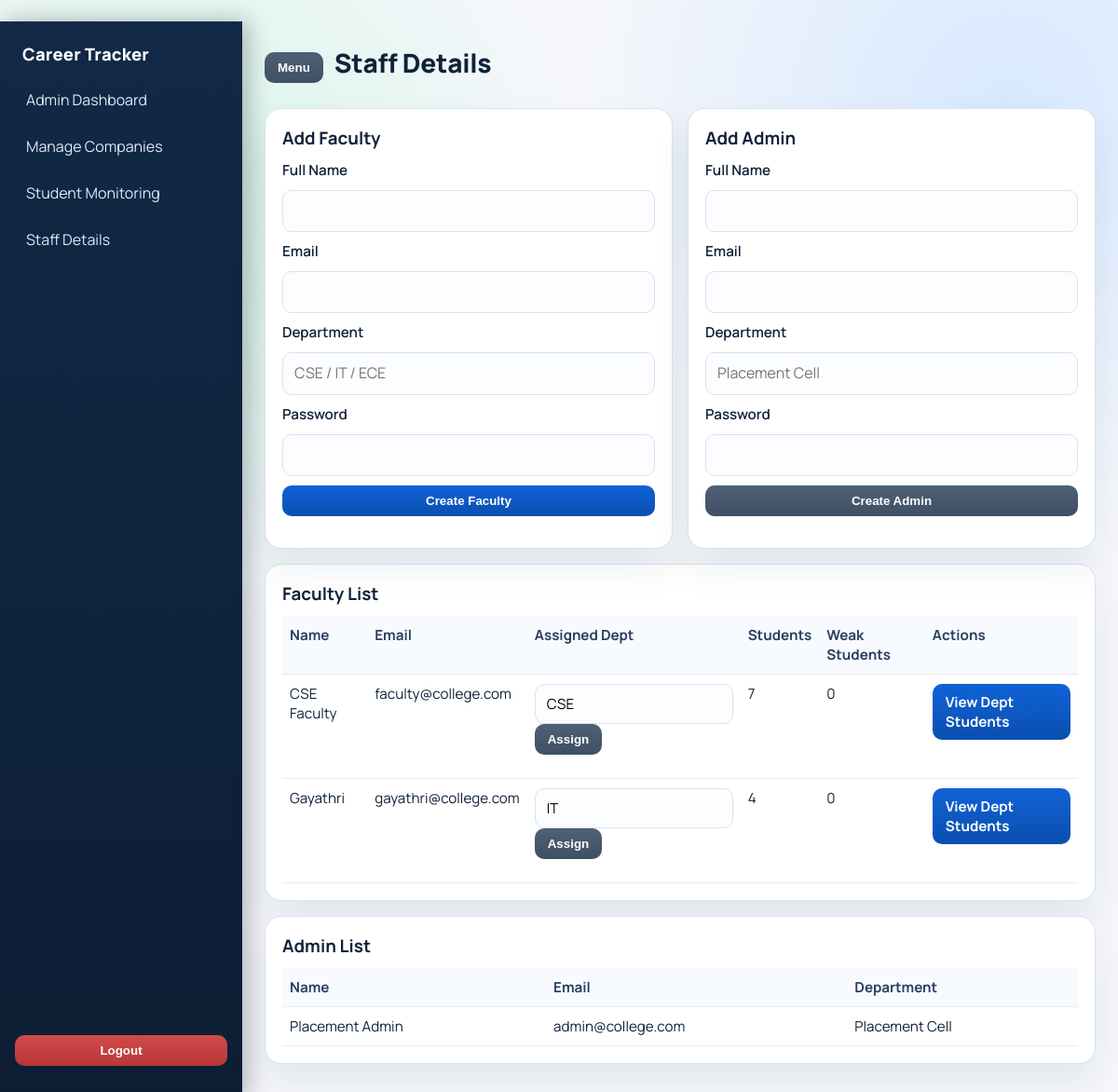
Screenshot of /admin/staff (signed in) with the database file from the repository.
### models.py (models this page shows)
class Faculty(db.Model):
    __tablename__ = "faculties"
    id = db.Column(db.Integer, db.ForeignKey("users.id"), primary_key=True)
    full_name = db.Column(db.String(100))
    department = db.Column(db.String(50))
    user = relationship("User", back_populates="faculty_profile")

class User(UserMixin, db.Model):
    __tablename__ = "users"
    id = db.Column(db.Integer, primary_key=True)
    email = db.Column(db.String(100), unique=True, nullable=False, index=True)
    password_hash = db.Column(db.String(255), nullable=False)
    role = db.Column(db.Enum("student", "faculty", "admin", name="role_enum"), nullable=False)
    created_at = db.Column(db.DateTime, default=datetime.utcnow)
    student_profile = relationship("Student", uselist=False, back_populates="user")
    mentor_profile = relationship("Mentor", uselist=False, back_populates="user")
    faculty_profile = relationship("Faculty", uselist=False, back_populates="user")

class Mentor(db.Model):
    __tablename__ = "mentors"
    id = db.Column(db.Integer, db.ForeignKey("users.id"), primary_key=True)
    full_name = db.Column(db.String(100))
    department = db.Column(db.String(50))
    user = relationship("User", back_populates="mentor_profile")
    companies = relationship("Company", back_populates="creator", cascade="all, delete-orphan")

### routes/mentor.py (the view, shortened to what this page needs)
@mentor_bp.route("/staff", methods=["GET", "POST"])
@login_required
@mentor_required
def staff():
    staff_departments = sorted({d for (d,) in db.session.query(Faculty.department).distinct().all() if d})
    faculties = Faculty.query.order_by(Faculty.department.asc(), Faculty.full_name.asc()).all()
    admins = Mentor.query.order_by(Mentor.department.asc(), Mentor.full_name.asc()).all()
    faculty_stats = {}
    for f in faculties:
        student_query = Student.query
        if f.department:
            student_query = student_query.filter(Student.department == f.department)
        monitored_students = student_query.count()
        weak_students = (
            student_query.outerjoin(AcademicProfile, AcademicProfile.student_id == Student.id)
            .outerjoin(AcademicBacklog, AcademicBacklog.student_id == Student.id)
            .group_by(Student.id, AcademicProfile.current_sgpa)
            .having((func.coalesce(AcademicProfile.current_sgpa, 0) < 6.5) | (func.sum(case((AcademicBacklog.status == "Active", 1), else_=0)) > 0))
            .count()
        )
        faculty_stats[f.id] = {
            "monitored_students": monitored_students,
            "weak_students": weak_students,
        }
    return render_template(
        "mentor/staff.html",
        faculties=faculties,
        admins=admins,
        staff_departments=staff_departments,
        faculty_stats=faculty_stats,
    )

### models.py (called while the page is built)
@login_manager.user_loader
def load_user(user_id):
    try:
        return User.query.get(int(user_id))
    except Exception:
        db.session.rollback()
        return None

### routes/__init__.py (called while the page is built)
def admin_required(view_func):
    @wraps(view_func)
    def wrapped(*args, **kwargs):
        if not current_user.is_authenticated:
            abort(401)
        if current_user.role != "admin":
            abort(403)
        return view_func(*args, **kwargs)
    return wrapped

### templates/mentor/staff.html (shortened to what this page needs)
{% extends "base.html" %}
{% block page_title %}Staff Details{% endblock %}
{% block content %}
<div class="grid-2">
  <section class="card form-card">
    <h3>Add Faculty</h3>
    <form method="post">
      <label>Full Name</label>
      <input type="text" name="full_name" required>
      <label>Email</label>
      <input type="email" name="email" required>
      <label>Department</label>
      <input type="text" name="department" list="faculty-departments" placeholder="CSE / IT / ECE">
      <label>Password</label>
      <input type="password" name="password" minlength="8" required>
      <button class="btn" type="submit">Create Faculty</button>
    </form>
  </section>
  <section class="card form-card">
    <h3>Add Admin</h3>
    <form method="post">
      <label>Full Name</label>
      <input type="text" name="full_name" required>
      <label>Email</label>
      <input type="email" name="email" required>
      <label>Department</label>
      <input type="text" name="department" placeholder="Placement Cell">
      <label>Password</label>
      <input type="password" name="password" minlength="8" required>
      <button class="btn btn-secondary" type="submit">Create Admin</button>
    </form>
  </section>
</div>
<section class="card">
  <h3>Faculty List</h3>
  <table class="table">
    <thead>
      <tr><th>Name</th><th>Email</th><th>Assigned Dept</th><th>Students</th><th>Weak Students</th><th>Actions</th></tr>
    </thead>
    <tbody>
      {% for f in faculties %}
      <tr>
        <td>{{ f.full_name or "-" }}</td>
        <td>{{ f.user.email }}</td>
        <td>
          <form method="post" class="inline-form">
            <input type="text" name="department" value="{{ f.department or '' }}" placeholder="Department">
            <button class="btn btn-secondary" type="submit">Assign</button>
          </form>
        </td>
        <td>{{ faculty_stats.get(f.id, {}).get("monitored_students", 0) }}</td>
        <td>{{ faculty_stats.get(f.id, {}).get("weak_students", 0) }}</td>
        <td>
          <a class="btn" href="{{ url_for('mentor.students', department=f.department) }}">View Dept Students</a>
        </td>
      </tr>
      {% else %}
      <tr><td colspan="6">No faculty available.</td></tr>
      {% endfor %}
    </tbody>
  </table>
</section>
<section class="card">
  <h3>Admin List</h3>
  <table class="table">
    <thead>
      <tr><th>Name</th><th>Email</th><th>Department</th></tr>
    </thead>
    <tbody>
      {% for a in admins %}
      <tr>
        <td>{{ a.full_name or "-" }}</td>
        <td>{{ a.user.email }}</td>
        <td>{{ a.department or "-" }}</td>
      </tr>
      {% else %}
      <tr><td colspan="3">No admins available.</td></tr>
      {% endfor %}
    </tbody>
  </table>
</section>
{% endblock %}

### static/css/style.css (style rules this page uses)
:root { --bg: #f5f7fb; --bg-accent: radial-gradient(circle at 15% 20%, #d6f5e8 0, transparent 32%), radial-gradient(circle at 90% 10%, #d7e8ff 0, transparent 30%); --card: #ffffff; --text: #10223a; --muted: #5e6e84; --primary: #1062d6; --primary-2: #0b4fb0; --danger: #c83d3d; --success: #1f8d54; --border: #d9e2ef; --shadow: 0 20px 40px rgba(16, 34, 58, 0.08); }
*, *::before, *::after { box-sizing: border-box; }
body { margin: 0; font-family: "Manrope", "Segoe UI", sans-serif; color: var(--text); background: var(--bg-accent), var(--bg); line-height: 1.45; }
h1, h2, h3, h4 { margin: 0 0 10px; }
.card { background: var(--card); border: 1px solid var(--border); border-radius: 18px; padding: 18px; margin-bottom: 16px; box-shadow: var(--shadow); }
.form-card { max-width: 820px; }
.form-card form { display: grid; gap: 10px; }
label { font-weight: 600; font-size: 0.95rem; }
input, textarea, select { width: 100%; padding: 10px 12px; border: 1px solid var(--border); border-radius: 10px; font: inherit; background: #fbfdff; }
.btn { background: linear-gradient(180deg, var(--primary) 0%, var(--primary-2) 100%); color: #fff; border: none; border-radius: 10px; padding: 9px 14px; cursor: pointer; text-decoration: none; display: inline-flex; align-items: center; justify-content: center; font-weight: 700; }
.btn-secondary { background: linear-gradient(180deg, #4f6075 0%, #3f5064 100%); }
.grid-2 { display: grid; grid-template-columns: repeat(2, minmax(260px, 1fr)); gap: 16px; }
.table { width: 100%; border-collapse: collapse; font-size: 0.95rem; }
.table th, .table td { border-bottom: 1px solid #e4ebf5; padding: 10px 8px; text-align: left; vertical-align: top; }
.table th { color: #2a3f5f; font-weight: 700; background: #f7faff; }
.inline-form { display: inline-block; }

### rows the page displays
Faculty: full_name "CSE Faculty", user.email "faculty@college.com", department "CSE", get "7", get "0"
Faculty: full_name "Gayathri", user.email "gayathri@college.com", department "IT", get "4", get "0"
Mentor: full_name "Placement Admin", user.email "admin@college.com", department "Placement Cell"
